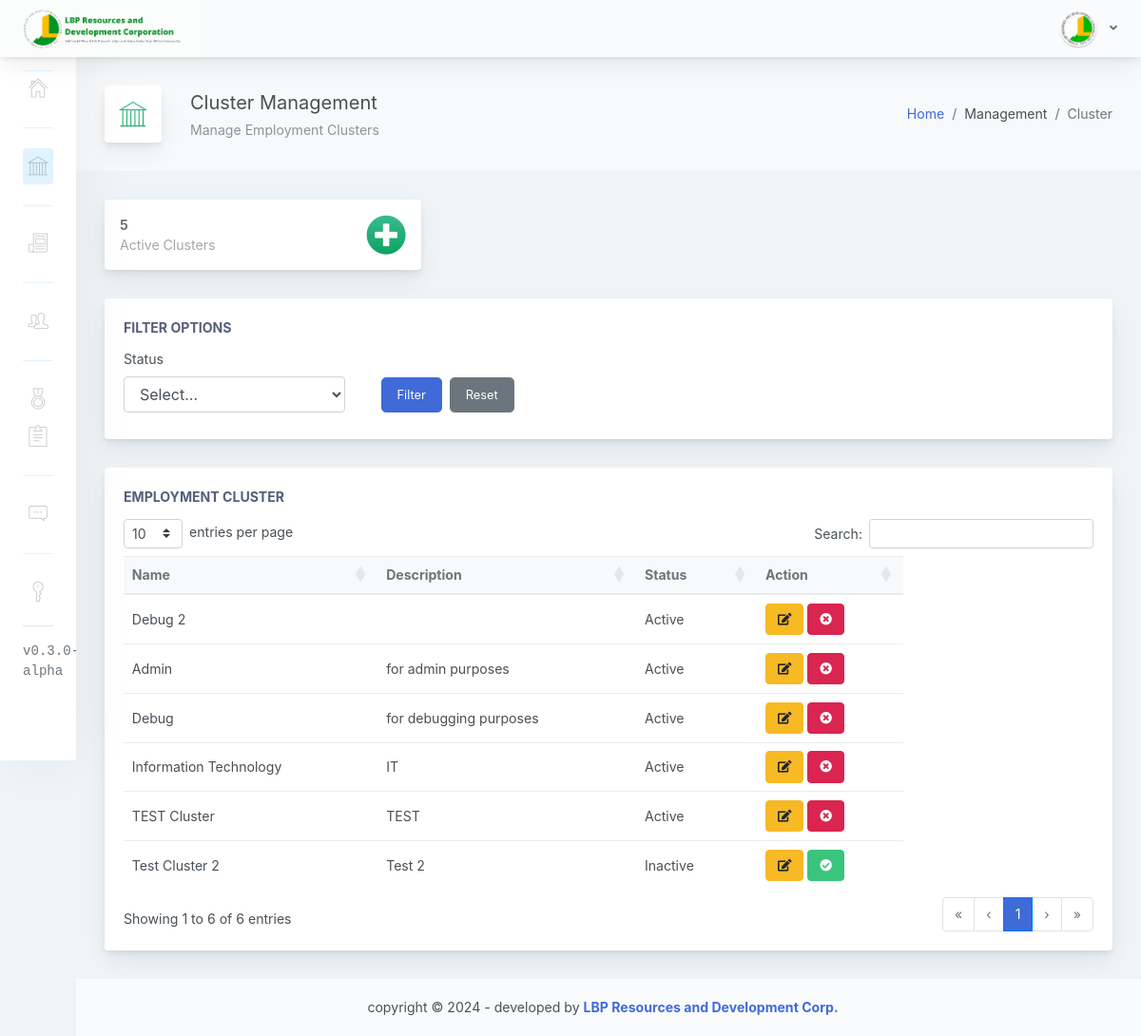
The page /adminpanel/home.php?page=manage-cluster (signed in) on the database its author committed.
### tables this page shows
CREATE TABLE IF NOT EXISTS `cluster_tbl` (
  `clu_id` int(11) NOT NULL AUTO_INCREMENT,
  `clu_name` varchar(255) NOT NULL,
  `clu_description` varchar(255) NOT NULL,
  `clu_status` int(1) NOT NULL,
  `clu_created` timestamp NOT NULL DEFAULT current_timestamp() ON UPDATE current_timestamp(),
  PRIMARY KEY (`clu_id`)
);

### adminpanel/pages/manage-cluster.php (the view, shortened to what this page needs)
<?php
    $stmt1 = $conn->prepare("SELECT * FROM cluster_tbl ORDER BY clu_created DESC");
    $selCluster = $stmt1->execute();
    $clu_status = 1;
    $stmt2 = $conn->prepare("SELECT * FROM cluster_tbl WHERE clu_status = :clu_status");
    $stmt2->bindParam(':clu_status', $clu_status);
    $stmt2->execute();
?>
                <div class="app-main__inner">
                    <div class="app-page-title">
                        <div class="page-title-wrapper">
                            <div class="page-title-heading">
                                <div class="page-title-icon">
                                    <i class="pe-7s-culture icon-gradient bg-grow-early">
                                    </i>
                                </div>
                                <div>Cluster Management
                                    <div class="page-title-subheading">
                                        Manage Employment Clusters
                                    </div>
                                </div>
                            </div>
                            <div class="page-title-actions">
                            <ol class="breadcrumb">
                                <li class="breadcrumb-item"><a href="home.php">Home</a></li>
                                <li class="breadcrumb-item">Management</li>
                                <li class="breadcrumb-item active" aria-current="page">Cluster</li>
                            </ol>
                            </div>
                        </div>
                    </div>
                    <div class="row">
                        <div class="col-md-6 col-xl-4">
                            <div class="card mb-3 widget-content">
                                <div class="widget-content-outer">
                                    <div class="widget-content-wrapper">
                                        <div class="widget-content-left">
                                            <div class="widget-heading"><?php echo $stmt2->rowCount(); ?></div>
                                            <div class="widget-subheading">Active Clusters</div>
                                        </div>
                                        <div class="widget-content-right">
                                            <div>
                                                <a href="javascript:void(0)" data-toggle="modal" data-target="#mdlAddCluster" data-toggle="tooltip" data-placement="bottom" title="Add Cluster">
                                                    <i class="fa fa-3x fa-plus-circle icon-gradient bg-grow-early"></i>
                                                </a>
                                            </div>
                                        </div>
                                    </div>
                                </div>
                            </div>
                        </div>
                    </div>
                    <div class="row">
                        <div class="col-md-12">
                            <div class="main-card mb-3 card">
                                <div class="card-body">
                                    <div class="card-title">Filter Options</div>
                                    <div class="row">
                                        <div class="col-md-3 mr-2 mb-2">
                                            <label for="filter_status">Status</label>
                                            <select class="form-control" name="filter_status" id="filter_status">
                                                <option value="">Select...</option>
                                            </select>
                                        </div>
                                        <div class="col-md-3 d-flex align-items-end mb-2">
                                            <button class="btn btn-lg btn-primary mr-2" id="filter-btn">Filter</button>
                                            <button class="btn btn-lg btn-secondary" id="reset-btn">Reset</button>
                                        </div>
                                    </div>
                                </div>
                            </div>
                        </div>
                    </div>
                    <div class="row">
                        <div class="col-md-12">
                            <div class="main-card mb-3 card">
                                <div class="card-body">
                                    <div class="card-title">Employment Cluster</div>
                                    <table class="mb-0 table table-hover dt-sort" id="tableList">
                                        <thead class="thead-light">
                                        <tr>
                                            <th>Name</th>
                                            <th>Description</th>
                                            <th>Status</th>
                                            <th>Action</th>
                                        </tr>
                                        </thead>
                                        <tbody>
                                        <?php
                                            while ($row = $stmt1->fetch(PDO::FETCH_ASSOC)) {
                                                $clu_id = $row['clu_id'];
                                                $clu_name = $row['clu_name'];
                                                $clu_description = $row['clu_description'];
                                                $clu_status = $row['clu_status'];
                                                $statusText = ($clu_status == 1) ? 'Active' : 'Inactive';
                                        ?>
                                            <tr id="<?php echo htmlspecialchars($clu_id); ?>">
                                                <td><?php echo htmlspecialchars($clu_name); ?></td>
                                                <td><?php echo htmlspecialchars($clu_description); ?></td>
                                                <td><?php echo htmlspecialchars($statusText); ?></td>
                                                <td>
                                                    <a href="javascript:void(0);" class="btn btn-warning" id="edit-btn" data-toggle="modal" data-target="#mdlEditCluster" data-toggle="tooltip" data-placement="bottom" title="Edit"
                                                    data-edit-id="<?php echo htmlspecialchars($clu_id); ?>"
                                                    data-edit-name="<?php echo htmlspecialchars($clu_name); ?>"
                                                    data-edit-description="<?php echo htmlspecialchars($clu_description); ?>"
                                                    data-edit-status="<?php echo htmlspecialchars($clu_status); ?>">
                                                        <i class="fas fa-edit"></i>
                                                    </a>
                                                    <?php if ($clu_status == 1) { ?>
                                                    <a href="javascript:void(0);" class="btn btn-danger" id="disable-btn" data-toggle="modal" data-target="#mdlDisableCluster" data-toggle="tooltip" data-placement="bottom" title="Disable"
                                                    data-disable-id="<?php echo htmlspecialchars($clu_id); ?>"
                                                    data-disable-name="<?php echo htmlspecialchars($clu_name); ?>"
                                                    data-disable-status="<?php echo htmlspecialchars($clu_status); ?>">
                                                        <i class="fas fa-times-circle"></i>
                                                    </a>
                                                    <?php } else { ?>
                                                    <a href="javascript:void(0);" class="btn btn-success" id="enable-btn" data-toggle="modal" data-target="#mdlEnableCluster" data-toggle="tooltip" data-placement="bottom" title="Enable"
                                                    data-enable-id="<?php echo htmlspecialchars($clu_id); ?>"
                                                    data-enable-name="<?php echo htmlspecialchars($clu_name); ?>"
                                                    data-enable-status="<?php echo htmlspecialchars($clu_status); ?>">
                                                        <i class="fas fa-check-circle"></i>
                                                    </a>
                                                    <?php } ?>
                                                </td>
                                            </tr>
                                        <?php
                                            }
                                        ?>
                                        </tbody>
                                    </table>
                                </div>
                            </div>
                        </div>
                    </div>
                </div>

### css/datatables.css (style rules this page uses)
:root { --dt-row-selected: 2, 117, 216; --dt-row-selected-text: 255, 255, 255; --dt-row-selected-link: 9, 10, 11; --dt-row-stripe: 0, 0, 0; --dt-row-hover: 0, 0, 0; --dt-column-ordering: 0, 0, 0; --dt-html-background: white; }
table.dataTable thead > tr > th.dt-orderable-asc, table.dataTable thead > tr > th.dt-orderable-desc, table.dataTable thead > tr > th.dt-ordering-asc, table.dataTable thead > tr > th.dt-ordering-desc, table.dataTable thead > tr > td.dt-orderable-asc, table.dataTable thead > tr > td.dt-orderable-desc, table.dataTable thead > tr > td.dt-ordering-asc, table.dataTable thead > tr > td.dt-ordering-desc { position: relative; padding-right: 30px; }
table.dataTable thead > tr > th.dt-orderable-asc, table.dataTable thead > tr > th.dt-orderable-desc, table.dataTable thead > tr > td.dt-orderable-asc, table.dataTable thead > tr > td.dt-orderable-desc { cursor: pointer; }
table.dataTable th, table.dataTable td { box-sizing: border-box; }
table.dataTable thead th, table.dataTable thead td, table.dataTable tfoot th, table.dataTable tfoot td { text-align: left; }
table.dataTable.table { clear: both; max-width: none; border-spacing: 0; margin-bottom: 0; }
table.dataTable.table > tbody > tr { background-color: transparent; }

### rows shown on the page
cluster_tbl: clu_name "Debug 2", clu_status "Active"
cluster_tbl: clu_name "Admin", clu_description "for admin purposes", clu_status "Active"
cluster_tbl: clu_name "Debug", clu_description "for debugging purposes", clu_status "Active"
cluster_tbl: clu_name "Information Technology", clu_description "IT", clu_status "Active"
cluster_tbl: clu_name "TEST Cluster", clu_description "TEST", clu_status "Active"
cluster_tbl: clu_name "Test Cluster 2", clu_description "Test 2", clu_status "Inactive"

### other values the page prints
$stmt2->rowCount() "5"
